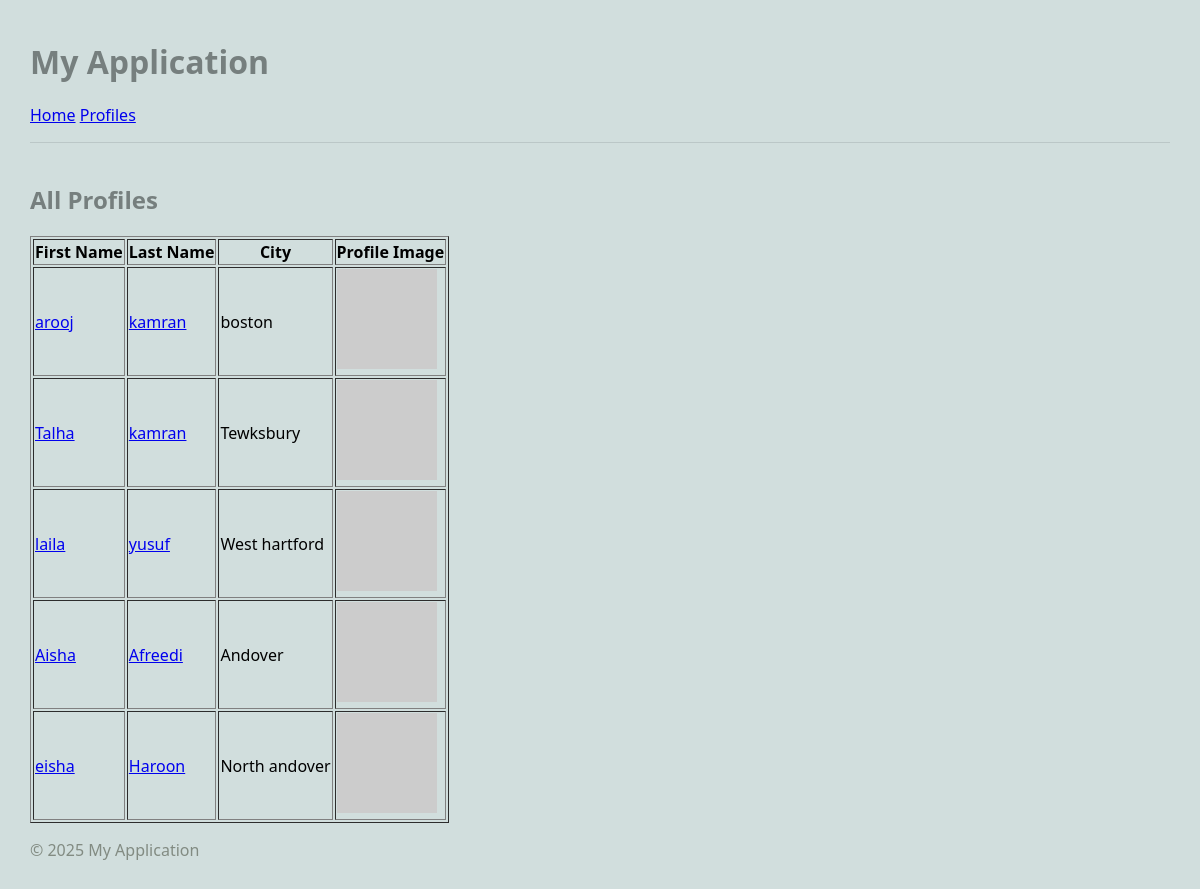
The page /mini_fb/ on the database its author committed.
### mini_fb/models.py (models this page shows)
class Profile(models.Model):
    from django.db import models

### mini_fb/views.py (the view)
# urls.py: path('', ShowAllProfilesView.as_view(), name='show_all_profiles'),
class ShowAllProfilesView(ListView):
    model = Profile
    template_name = "mini_fb/show_all_profiles.html"
    context_object_name = "profiles"

### mini_fb/templates/mini_fb/show_all_profiles.html
{% extends 'mini_fb/base.html' %}
{% block content %}
    <h2>All Profiles</h2>
    <table border="1">
        <tr>
            <th>First Name</th>
            <th>Last Name</th>
            <th>City</th>
            <th>Profile Image</th>
        </tr>
        {% for profile in profiles %}
        <tr>
            <td><a href="{% url 'show_profile' profile.pk %}">{{ profile.firstName }}</a></td>
            <td><a href="{% url 'show_profile' profile.pk %}">{{ profile.lastName }}</a></td>
            <td>{{ profile.city }}</td>
            <td><a href="{% url 'show_profile' profile.pk %}"><img src="{{ profile.image_url }}" alt="Profile Image" width="100"></a></td>
        </tr>
        {% endfor %}
    </table>
{% endblock %}

### mini_fb/templates/mini_fb/base.html (shortened to what this page needs)
<!DOCTYPE html>
<html lang="en">
<head>
    <link rel="stylesheet" href="/static/mini_fb/styles.css">
</head>
<body>
    <header>
        <h1>My Application</h1>
        <nav>
            <ul>
                <li><a href="/">Home</a></li>
                <li><a href="/mini_fb/">Profiles</a></li>
            </ul>
        </nav>
    </header>
    <main>
        {% block content %}{% endblock %}
    </main>
    <footer>
        <p>&copy; 2025 My Application</p>
    </footer>
</body>
</html>

### static/mini_fb/styles.css (style rules this page uses)
body { margin: 30px; background: #d1dedd; font-family:'Segoe UI', Tahoma, Geneva, Verdana, sans-serif; }
ul, li { padding: 0px; list-style-type: none; }
h1, h2, h3 { color: #767f7e; }
p { color: #828b82; }
header { max-width: 1200px; margin: 40px auto; border-bottom: 1px solid #bbc7c7; }
nav li { display: inline; }

### rows shown on the page
Profile: firstName "arooj", lastName "kamran", city "boston"
Profile: firstName "Talha", lastName "kamran", city "Tewksbury"
Profile: firstName "laila", lastName "yusuf", city "West hartford"
Profile: firstName "Aisha", lastName "Afreedi", city "Andover"
Profile: firstName "eisha", lastName "Haroon", city "North andover"
